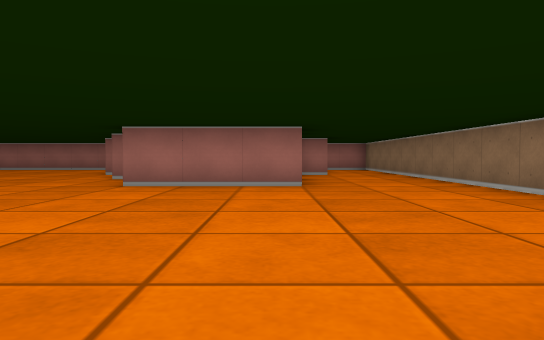
view 1 (above)

19 first-person views from a walk through a cub3D ray-caster map. The camera is about half as high as the walls, tilts 2° down and sees 70° across. The floor is counted in squares. Each view is taken from the middle of a square. On the plan, view 1 faces up. The plan holds only what a view shows up to about 9 squares ahead; the rest is blank.

view 2
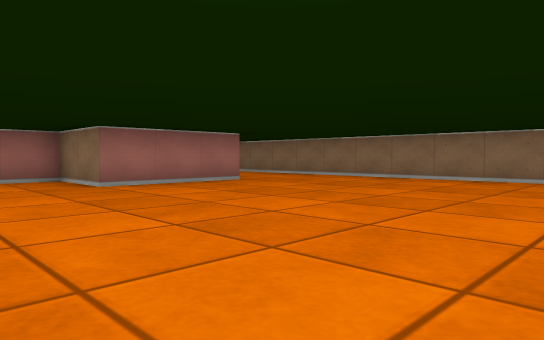

view 3
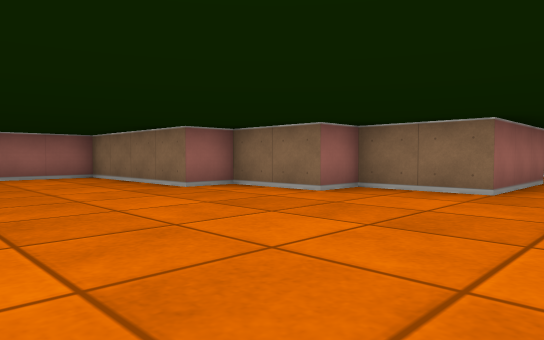

view 4
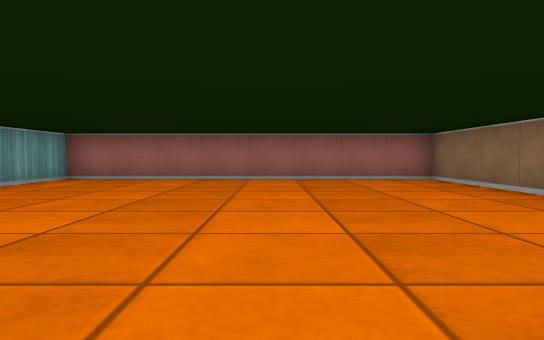

view 5
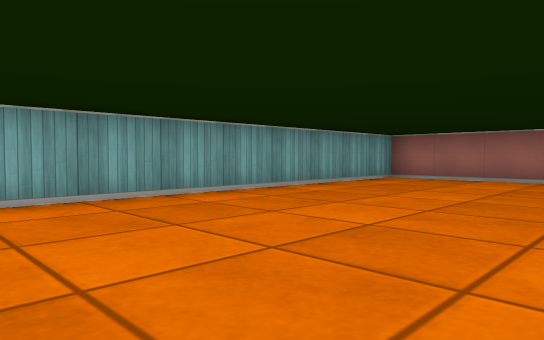

view 6
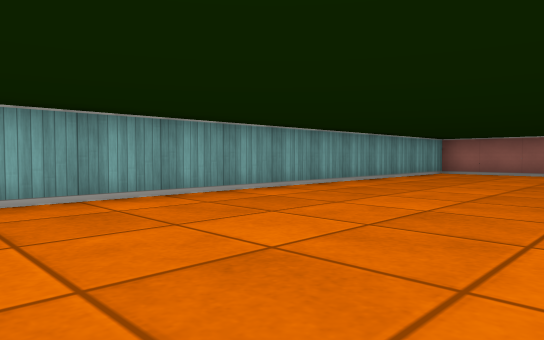

view 7
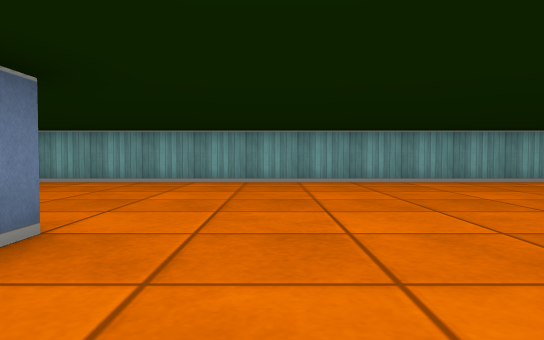

view 8
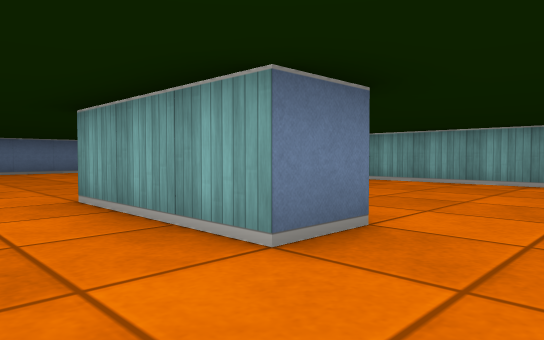

view 9
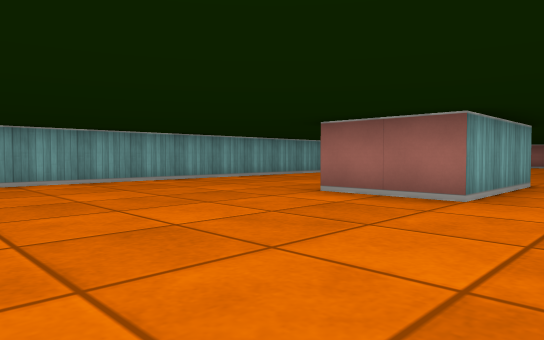

view 10
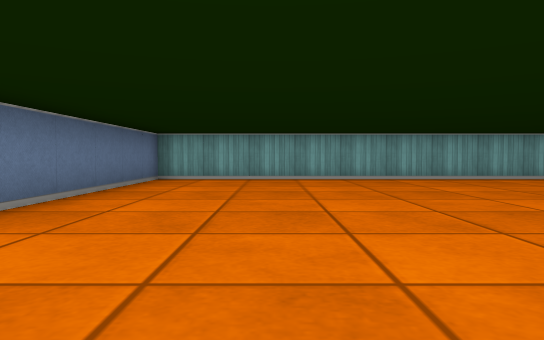

view 11
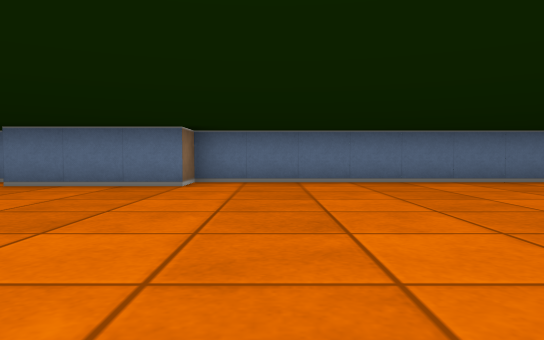

view 12
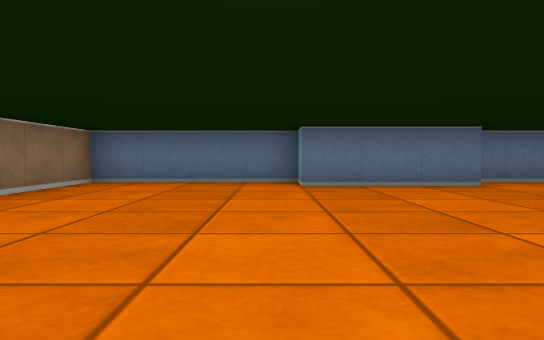

view 13
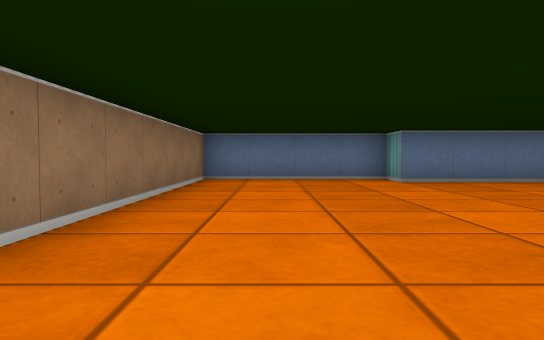

view 14
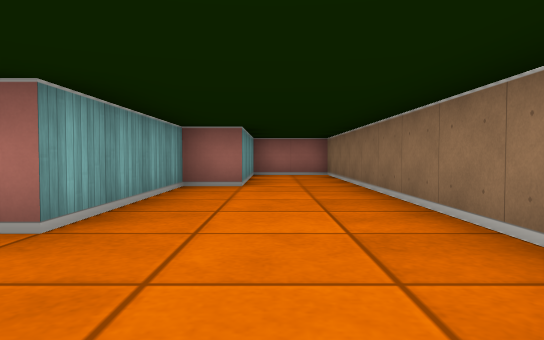

view 15
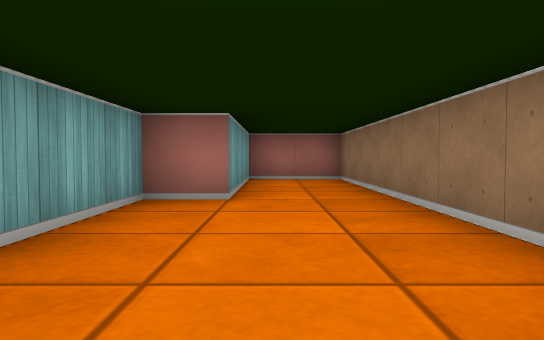

view 16
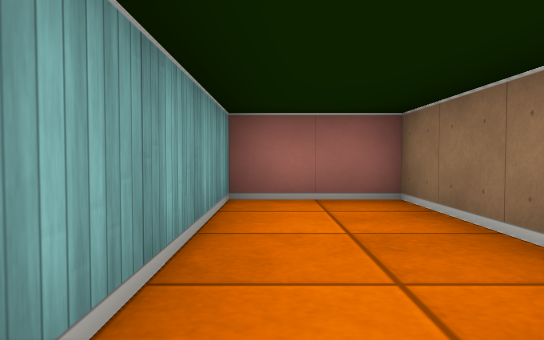

view 17
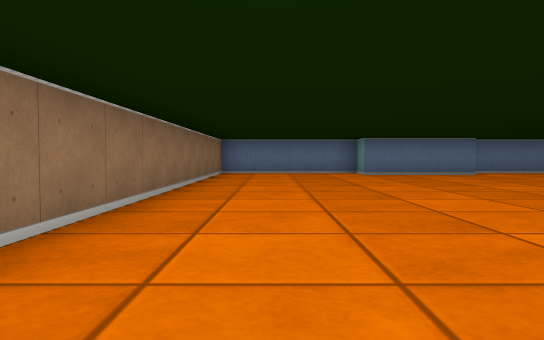

view 18
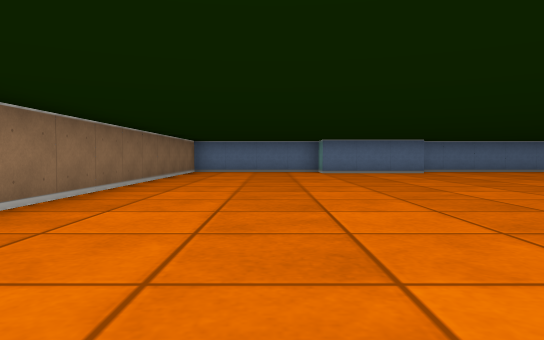

view 19
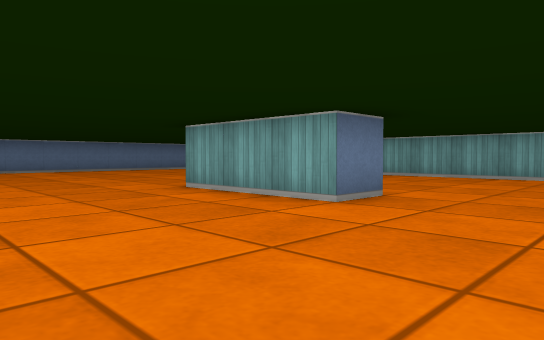

### Floor plan
Points are (right, up) in squares from view 1. A wall is a line through its corners. A room is listed if a view was taken in it or the views show most of it. See-through windows are left out.
Room 1 (views 1, 2, 3, 4, 5, 6, 7, 8, 9, 10, 11, 12, 13, 14, 15, 16, 17, 18, 19)
walls: (-7.6, 2.5) (-6.5, 2.5) (-6.5, -0.5) (-8.5, -0.5); (-2.5, 6.5) (-2.5, 8.5) (-3.5, 8.5) (-3.5, 10.5) (-4.5, 10.5) (-4.5, 14.5) (-12.5, 14.5) (-12.5, -8.5) (-3.5, -8.5) (-3.5, -7.5) (-0.5, -7.5) (-0.5, -8.5) (3.5, -8.5) (3.5, 14.5) (1.5, 14.5) (1.5, 10.5) (0.5, 10.5) (0.5, 6.5) (-2.5, 6.5)

Where each view was taken, in squares from view 1:
view 1: 0 up, 0 right, facing up
view 2: 0 up, 5 left, facing up-right
view 3: 5 up, 8 left, facing up-right
view 4: 6 up, 8 left, facing up
view 5: 6 up, 8 left, facing up-left
view 6: 3 up, 8 left, facing up-left
view 7: 4 up, 5 left, facing left
view 8: 4 up, 5 left, facing down-left
view 9: 5 down, 5 left, facing up-left
view 10: 6 down, 4 left, facing left
view 11: 1 down, 5 left, facing down
view 12: 1 down, 0 right, facing down
view 13: 0 up, 2 right, facing down
view 14: 4 up, 2 right, facing up
view 15: 6 up, 2 right, facing up
view 16: 10 up, 2 right, facing up
view 17: 3 up, 2 right, facing down
view 18: 4 up, 1 right, facing down
view 19: 5 up, 3 left, facing down-left
